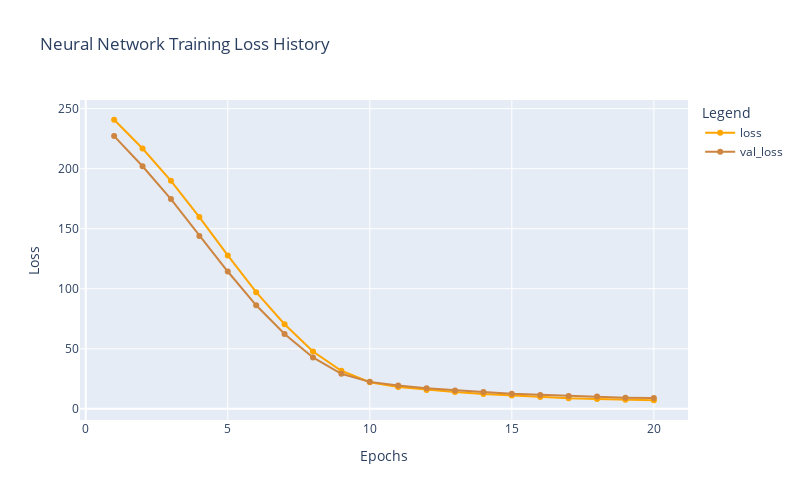

Notebook code for this chart:
### Code cell
plot_history_loss(history_nn)

### Figure 1 — Plotly figure (JSON) as saved in the notebook; plotly's stock layout.template omitted (floating-point values rounded to 4 significant figures)
{"data": [{"hovertemplate": "Legend=loss<br>Epochs=%{x}<br>Loss=%{y}<extra></extra>", "legendgroup": "loss", "line": {"color": "orange", "dash": "solid"}, "marker": {"symbol": "circle"}, "mode": "lines+markers", "name": "loss", "orientation": "v", "showlegend": true, "type": "scatter", "x": [1, 2, 3, 4, 5, 6, 7, 8, 9, 10, 11, 12, 13, 14, 15, 16, 17, 18, 19, 20], "xaxis": "x", "y": [240.7, 216.8, 189.8, 159.7, 127.7, 97.18, 70.46, 47.79, 31.73, 22.17, 18.14, 15.75, 13.98, 12.41, 11.07, 9.978, 8.835, 8.217, 7.557, 7.174], "yaxis": "y"}, {"hovertemplate": "Legend=val_loss<br>Epochs=%{x}<br>Loss=%{y}<extra></extra>", "legendgroup": "val_loss", "line": {"color": "peru", "dash": "solid"}, "marker": {"symbol": "circle"}, "mode": "lines+markers", "name": "val_loss", "orientation": "v", "showlegend": true, "type": "scatter", "x": [1, 2, 3, 4, 5, 6, 7, 8, 9, 10, 11, 12, 13, 14, 15, 16, 17, 18, 19, 20], "xaxis": "x", "y": [227.1, 202.0, 174.7, 144.0, 114.4, 86.24, 62.36, 42.84, 29.18, 22.48, 19.47, 17.12, 15.37, 13.97, 12.57, 11.62, 10.71, 10.22, 9.31, 9.007], "yaxis": "y"}], "layout": {"height": 500, "legend": {"title": {"text": "Legend"}, "tracegroupgap": 0}, "title": {"text": "Neural Network Training Loss History"}, "width": 800, "xaxis": {"anchor": "y", "domain": [0, 1], "title": {"text": "Epochs"}}, "yaxis": {"anchor": "x", "domain": [0, 1], "title": {"text": "Loss"}}}}
